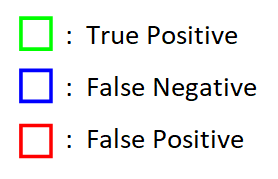
#> input picture GUI/legende.png, 278 x 179 px
$ python histograms.py GUI/legende.png GUI/legende.png
#> lines starting #> are read from the running program, lines starting #| are printed output that depends on the picture
import argparse
import os

import cv2

# Parser
parser = argparse.ArgumentParser()
parser.add_argument("image1", help="The path of image 1")
parser.add_argument("image2", help="The path of image 2")

args = parser.parse_args()

# Load images
img1 = cv2.imread(os.path.abspath(args.image1))
#> img1 is the input picture: shape (179, 278, 3); mean B, G, R 237.9, 237.9, 237.8
img2 = cv2.imread(os.path.abspath(args.image2))

# Resize images
img1 = cv2.resize(img1, (600, 400))
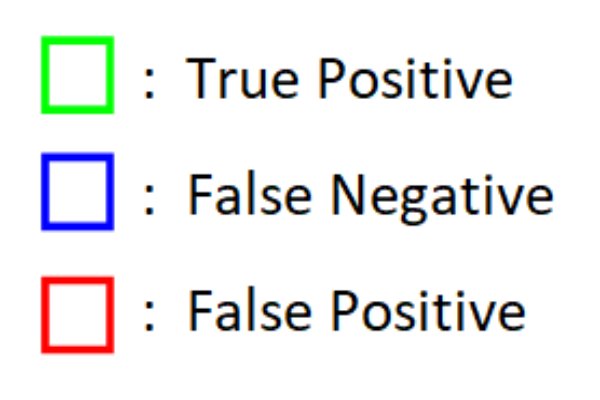
#> img1: shape (400, 600, 3); mean B, G, R 237.9, 237.9, 237.8
img2 = cv2.resize(img2, (600, 400))

# Find frequency of pixels in range between 0 and 255
hist1 = cv2.calcHist([img1], [0], None, [256], [0, 255])
#> hist1 = 256 values, max 3668 at index 0, min 0 at index 255, mean 113.4
hist2 = cv2.calcHist([img2], [0], None, [256], [0, 255])
#> hist2 has the same summary as hist1

# Calculate histograms and normalize it
cv2.normalize(hist1, hist1, 0, 255, cv2.NORM_MINMAX)
cv2.normalize(hist2, hist2, 0, 255, cv2.NORM_MINMAX)

# Find metric value
metric = cv2.compareHist(hist1, hist2, cv2.HISTCMP_CORREL)
#> metric = 1

print(metric)
#| 1.0
